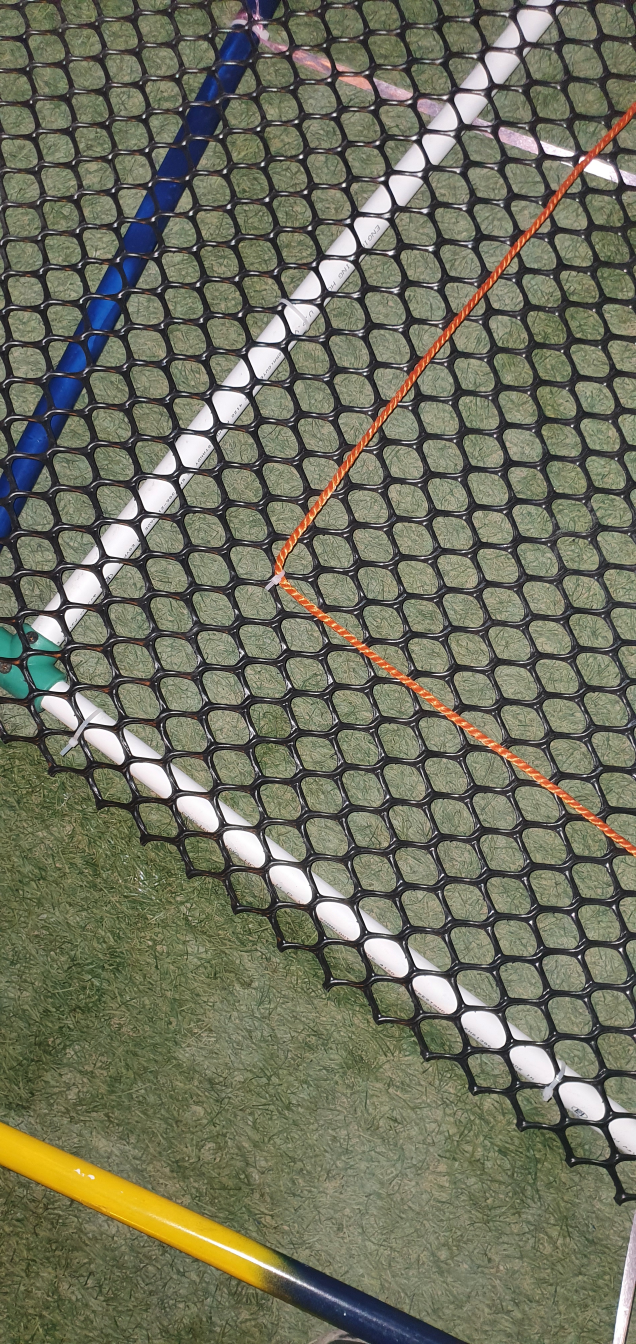
#> input picture 2.1_flay transectline/test.jpg, 1908 x 4032 px (shown at 1/3 size)
$ python -i main.py   (imports and definitions only)
#> lines starting #> are read from the running program, lines starting #| are printed output that depends on the picture; after the words box and inside, x2 and y2 are one past the last pixel; in counts of white or black regions, pixels touching at a corner belong together
#> further down, picture is the input picture: shape (4032, 1908, 3); mean B, G, R 94.4, 113.2, 112.2
import cv2
import numpy as np
from rovlib.cameras import RovCam
from rovlib.control import RovMavlink, JoyStickControl

# [1 line that did not run here, left out]
# Binds to the port in the given address
# [5 lines not run here, left out]


class RedLineFollowing:
    def __init__(self):
        self.lastDirection = ["left", None]  # [0]-> left&right, [1]-> up&down

    # Select ROI
    # return (X, Y, W, H)
    # [54 lines left out: functions cameraViewRectangle, checkDirection, not called in this run]

    def redMask(self, image):
        hsv_image = cv2.cvtColor(image, cv2.COLOR_BGR2HSV)
#> hsv_image: shape (4032, 1908, 3); mean H, S, V 53.6, 54.8, 117.2

        range_low1 = np.array([0, 50, 50])
        range_high1 = np.array([10, 255, 255])
        range_low2 = np.array([170, 50, 50])
        range_high2 = np.array([180, 255, 255])

        mask1 = cv2.inRange(hsv_image, range_low1, range_high1)
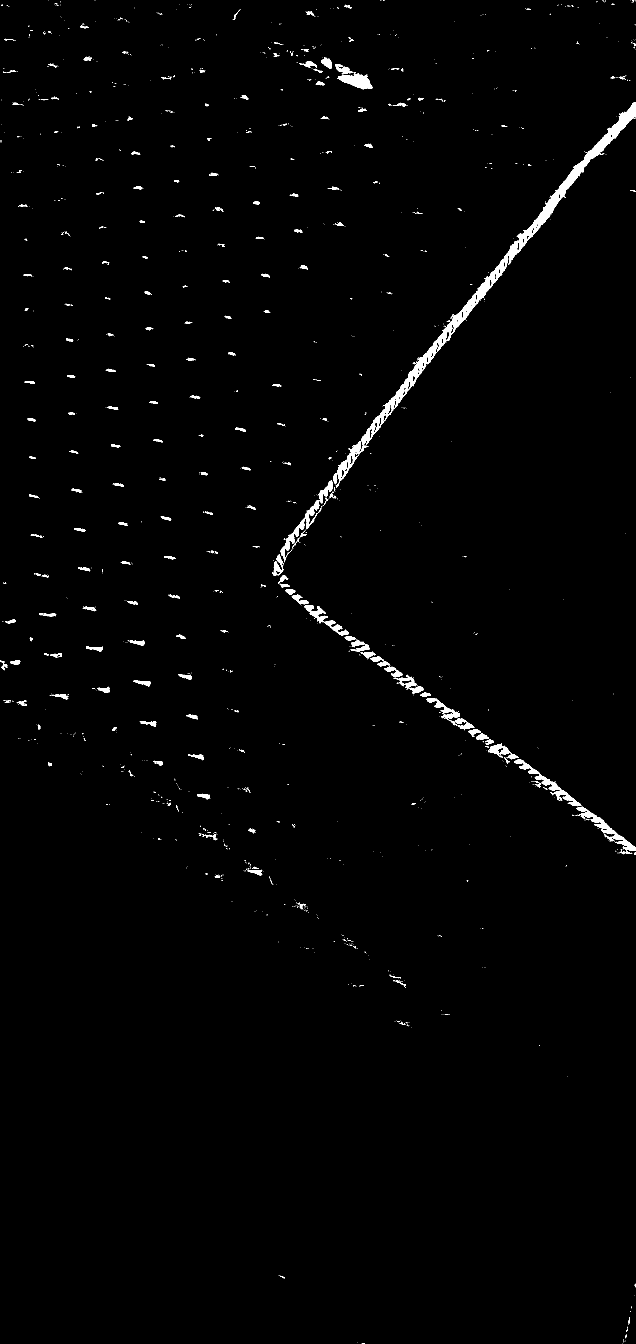
#> mask1: shape (4032, 1908) (shown at 1/3 size); 1.1% white; 1578 white regions (1330 under 20 px), largest, box (x1, y1, x2, y2) and area: (1007, 306, 1908, 1460) 31680, (1542, 2278, 1744, 2419) 3590, (1727, 2432, 1908, 2562) 3378
        mask2 = cv2.inRange(hsv_image, range_low2, range_high2)
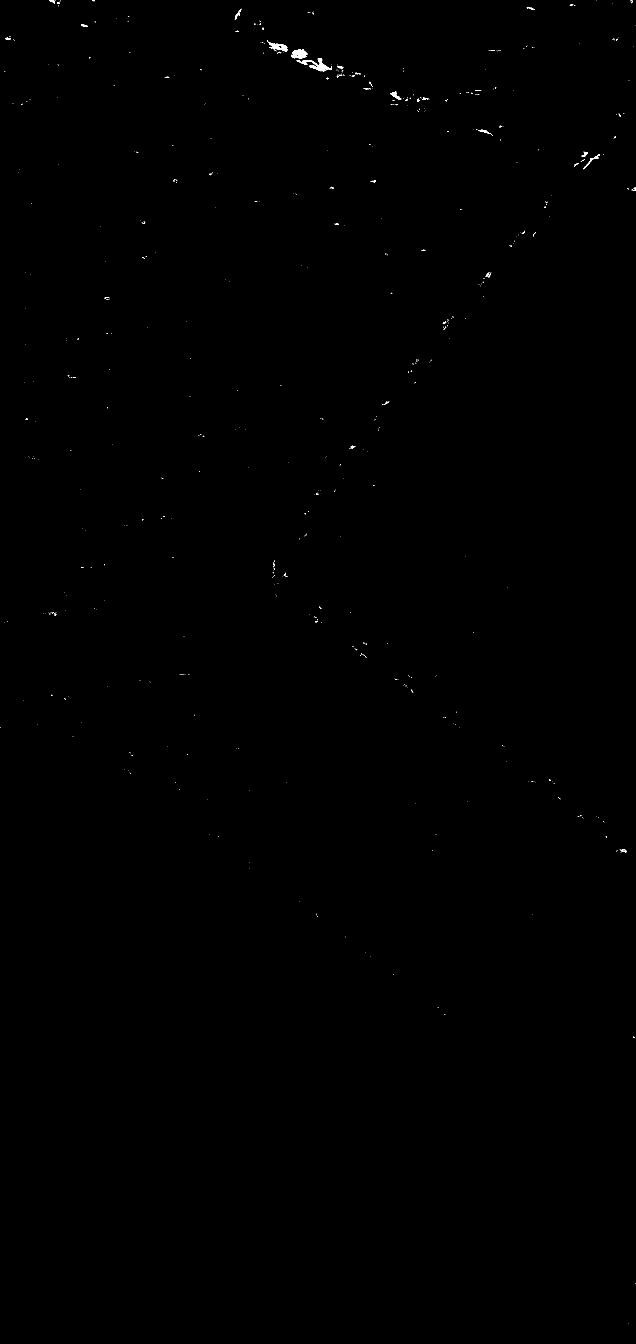
#> mask2: shape (4032, 1908) (shown at 1/3 size); 0.09% white; 622 white regions (582 under 20 px), largest, box (x1, y1, x2, y2) and area: (889, 174, 996, 215) 1220, (874, 147, 922, 176) 939, (808, 128, 864, 156) 746

        # Return the result of two merged masks
        return cv2.add(mask2, mask1)
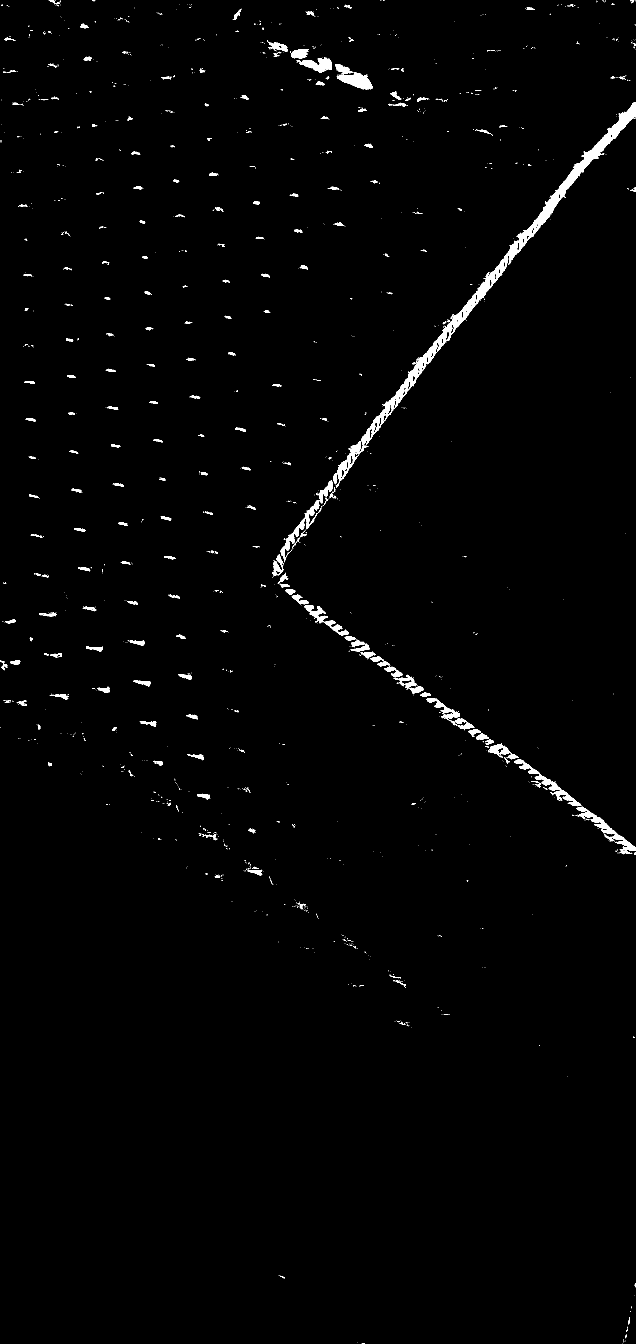
#> returned value: shape (4032, 1908) (shown at 1/3 size); 1.2% white; 1713 white regions (1458 under 20 px), largest, box (x1, y1, x2, y2) and area: (1007, 306, 1908, 1460) 32573, (1542, 2278, 1744, 2419) 3615, (1727, 2432, 1908, 2562) 3549

    # TODO test
    # [8 lines left out: function drawRedLineContoures, not called in this run]


# [6 lines of commented-out code are left out]

redLineFollowing = RedLineFollowing()

# [1 line that did not run here, left out]

# [1 line that did not run here, left out]
# [22 lines not run here, left out]

>>> import cv2
>>> picture = cv2.imread('test.jpg')
>>> result = RedLineFollowing().redMask(picture)
